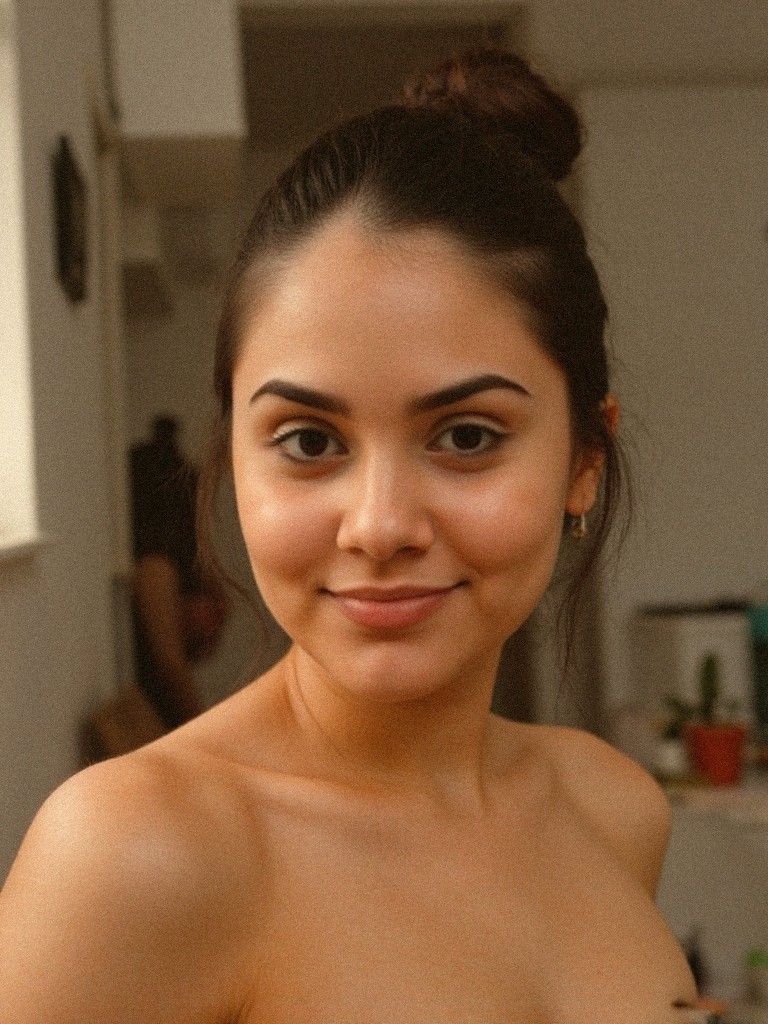
#> input picture guide-photos/graded/guide-face-raw_graded.jpg, 768 x 1024 px
$ python filmgrade.py graded/guide-face-raw_graded.jpg
#> lines starting #> are read from the running program, lines starting #| are printed output that depends on the picture
#> in process, img is the input picture: PIL image 768x1024 RGB; mean R, G, B 125.2, 90.1, 60
#!/usr/bin/env python3
"""
filmgrade.py - Bakt de Once Upon a Time-look in foto's.

Warme, gouden, vivid en SCHONE 35mm-grade (Once Upon a Time in Hollywood).
Deterministisch per bestand (seed = hash van bestandsnaam): dezelfde foto geeft
altijd hetzelfde resultaat, verschillende foto's krijgen net andere fijne korrel.

Dit is puur een foto-grade. Het raakt de site/het design niet.

Gebruik:
    python3 filmgrade.py foto.jpg                  # -> foto_graded.jpg
    python3 filmgrade.py *.jpg --out verwerkt/      # batch
    python3 filmgrade.py foto.jpg --preset zishy    # nog lichtere touch

Presets:
    ouatih (default)  Once Upon a Time in Hollywood: warm, gouden, vivid, SCHOON.
                      De default voor dame-foto's. Matcht Zishy, poetst de
                      echtheid (huidtextuur, tan lines) niet weg.
    zishy             nog lichtere touch, voor een al sterk gouden harde-zon shot
                      waar ouatih te veel wordt.
"""

import os, argparse, hashlib
import numpy as np
from PIL import Image, ImageFilter

# Warme schone foto-grade in vaste getallen. Beide presets zitten in dezelfde
# familie; ouatih is de default, zishy is lichter. Geen schade, geen krassen.
PRESETS = {
    "ouatih": dict(
        # Once Upon a Time in Hollywood: warm, gouden, vivid, SCHOON. Kodak 35mm.
        saturation=1.04,      # vivid kleur, popt (geen ontkleuring)
        black_lift=8,         # schone zwarten, heel licht warm opgetild
        white_drop=250,       # zonovergoten highlights blijven
        warm_r=1.07,
        warm_g=1.03,
        warm_b=0.92,          # gouden warmte, kleur blijft leven
        shadow_warm=(14, 8, 0),
        grain_sigma=6.0,      # heel fijne 35mm-korrel
        halation=0.20,        # zachte zonnegloed / film bloom
        vignette=0.93,        # nauwelijks vignet
    ),
    "zishy": dict(
        # Nog lichtere touch. Behoudt brightness en naturel maximaal.
        saturation=1.00,
        black_lift=6,
        white_drop=251,
        warm_r=1.05,
        warm_g=1.02,
        warm_b=0.95,
        shadow_warm=(10, 6, 0),
        grain_sigma=5.0,
        halation=0.14,
        vignette=0.95,
    ),
}


def _rng(name):
    h = int(hashlib.sha256(name.encode()).hexdigest(), 16) % (2**32)
    return np.random.default_rng(h)


def grade(arr, p):
    """Warme schone 35mm-grade. arr float 0-255."""
    lum = arr @ np.array([0.299, 0.587, 0.114])
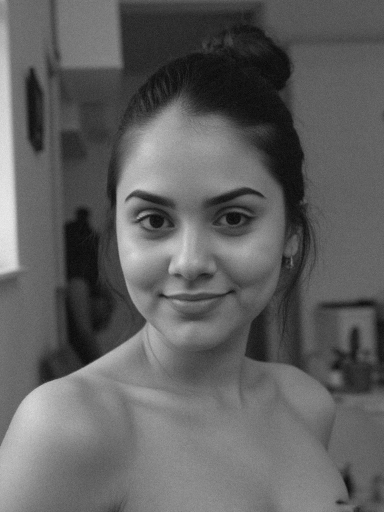
#> lum: shape (1024, 768) float64 (shown at 1/2 size); min 0.897, max 244.7, mean 97.1
    lum = lum[..., None]
    arr = lum + (arr - lum) * p["saturation"]            # saturatie
    arr[..., 0] *= p["warm_r"]                           # warme white balance
    arr[..., 1] *= p["warm_g"]
    arr[..., 2] *= p["warm_b"]
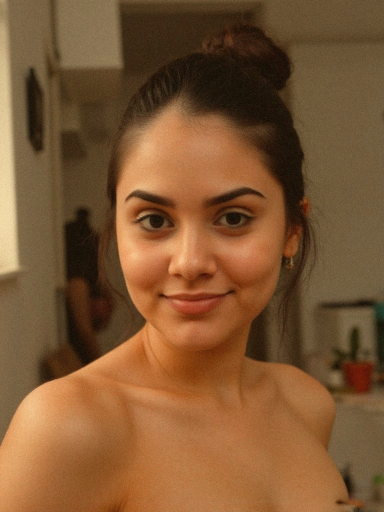
#> arr: shape (1024, 768, 3) float64 (shown at 1/2 size); mean of channels 0, 1, 2 135.1, 92.5, 53.8; drawn with min black and max white
    arr = (arr - 128) * 1.02 + 128                       # licht rijk contrast
    arr = p["black_lift"] + arr * (p["white_drop"] - p["black_lift"]) / 255.0
    shadow_mask = np.clip(1.0 - lum / 110.0, 0, 1)       # warme schaduwen
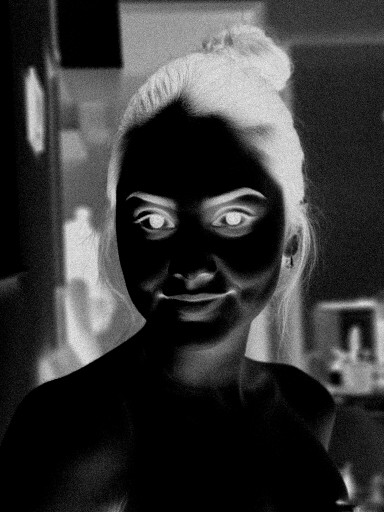
#> shadow_mask: shape (1024, 768, 1) float64 (shown at 1/2 size); min 0, max 0.992, mean 0.215
    arr += shadow_mask * np.array(p["shadow_warm"], dtype=float)
    return np.clip(arr, 0, 255)


def halation(img, strength):
    """Warme zonnegloed die uit de highlights bloedt (film bloom)."""
#> called with strength = 0.2
    a = np.asarray(img, dtype=float)
    lum = a @ np.array([0.299, 0.587, 0.114])
    mask = np.clip((lum - 185) / 70.0, 0, 1)[..., None]
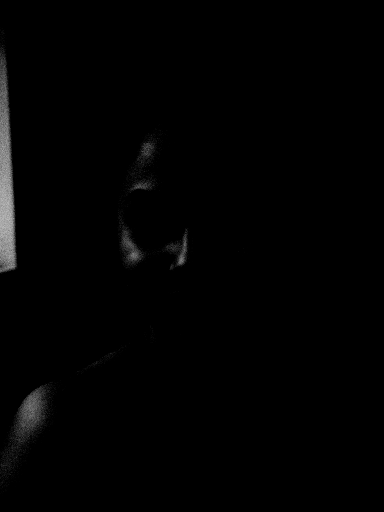
#> mask: shape (1024, 768, 1) float64 (shown at 1/2 size); min 0, max 0.854, mean 0.00955
    glow = mask * np.array([255, 170, 90], dtype=float)
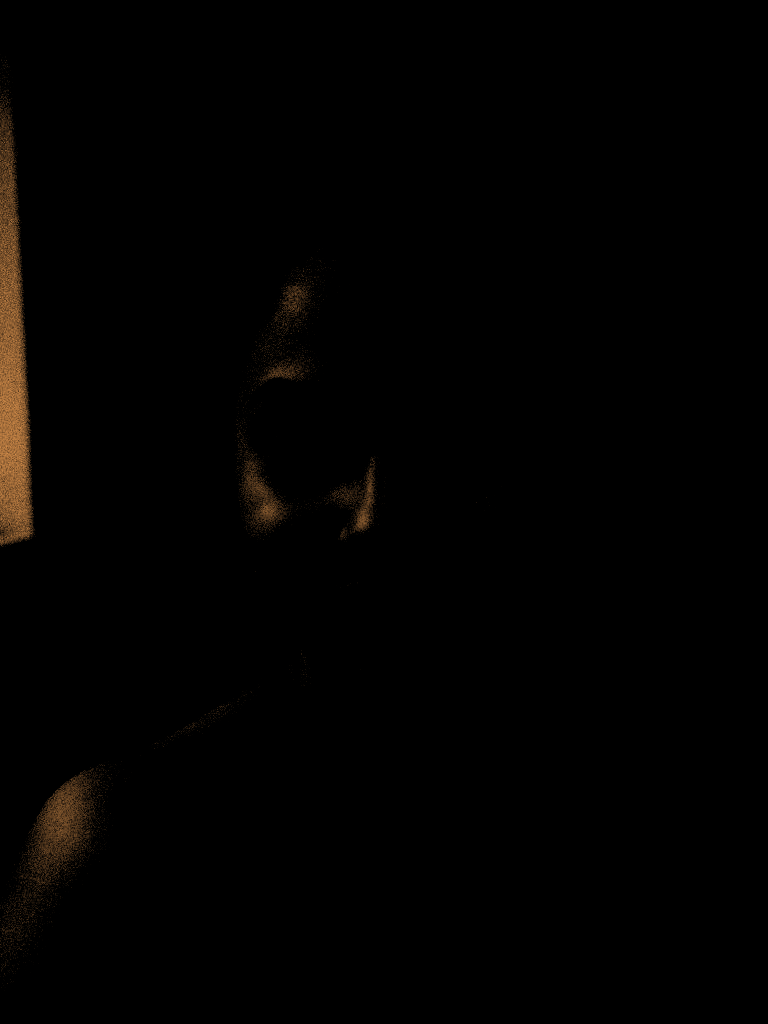
#> glow: shape (1024, 768, 3) float64; mean of channels 0, 1, 2 2.4, 1.6, 0.9; drawn as R, G, B
    glow_img = Image.fromarray(glow.astype("uint8")).filter(
        ImageFilter.GaussianBlur(radius=max(img.size) / 100.0)
    )
    g = np.asarray(glow_img, dtype=float)
    out = 255 - (255 - a) * (255 - g * strength) / 255.0  # screen blend
    return np.clip(out, 0, 255)


def add_grain(arr, sigma, rng):
#> called with sigma = 6
    h, w = arr.shape[:2]
    noise = rng.normal(0, sigma, (h, w))
    return np.clip(arr + noise[..., None], 0, 255)


def vignette(arr, amount):
#> called with amount = 0.93
    h, w = arr.shape[:2]
    yy, xx = np.mgrid[0:h, 0:w]
    d = np.sqrt(((xx - w / 2) / (w / 2)) ** 2 + ((yy - h / 2) / (h / 2)) ** 2)
    mask = 1 - (1 - amount) * np.clip(d / 1.42, 0, 1) ** 2
    return np.clip(arr * mask[..., None], 0, 255)


def process(path, p, outdir):
    img = Image.open(path).convert("RGB")
    rng = _rng(os.path.basename(path))
    arr = np.asarray(img, dtype=float)
    arr = grade(arr, p)
    arr = halation(Image.fromarray(arr.astype("uint8")), p["halation"])
    arr = add_grain(arr, p["grain_sigma"], rng)
    arr = vignette(arr, p["vignette"])
    out = Image.fromarray(arr.astype("uint8"))
#> out: PIL image 768x1024 RGB
    base, ext = os.path.splitext(os.path.basename(path))
    dest = os.path.join(outdir, f"{base}_graded{ext}")
    out.save(dest, quality=90)
    return dest


def main():
    ap = argparse.ArgumentParser()
    ap.add_argument("inputs", nargs="+")
    ap.add_argument("--preset", choices=list(PRESETS), default="ouatih")
    ap.add_argument("--out", default=".")
    a = ap.parse_args()
    p = PRESETS[a.preset]
    os.makedirs(a.out, exist_ok=True)
    for path in a.inputs:
        if os.path.isfile(path):
            print(process(path, p, a.out))


if __name__ == "__main__":
    main()

$ run again, on guide-photos/graded/guide-half-raw_graded.jpg
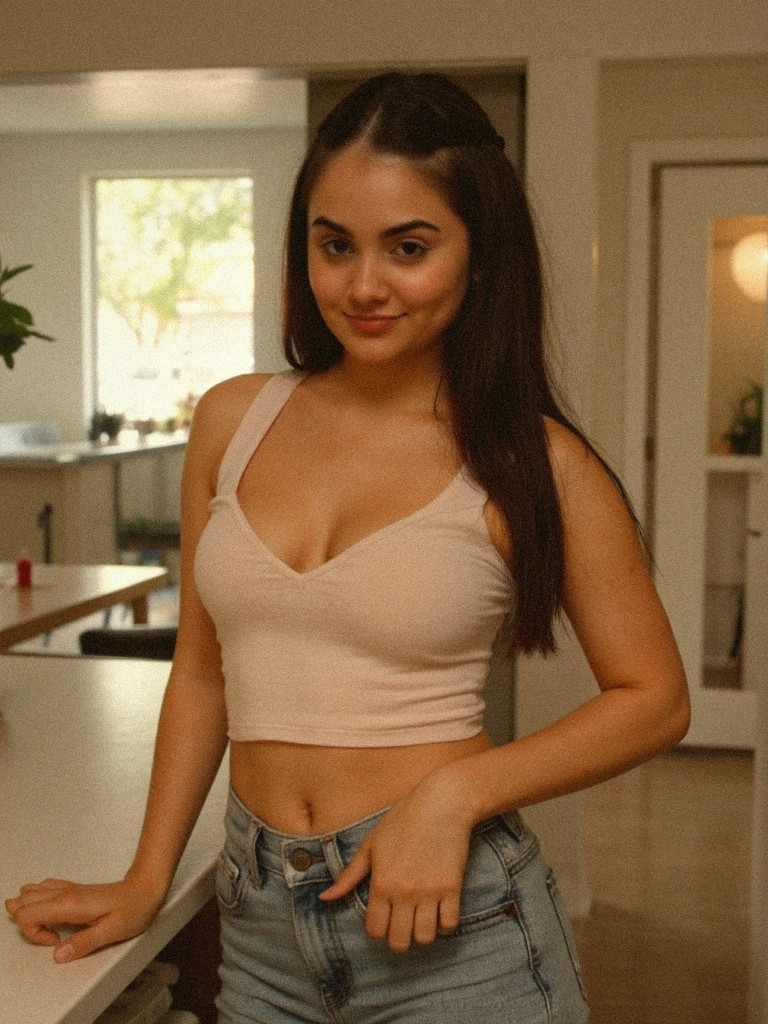
#> input picture guide-photos/graded/guide-half-raw_graded.jpg, 768 x 1024 px
#> in process, img is the input picture: PIL image 768x1024 RGB; mean R, G, B 134, 103.7, 70.3
#> in grade, `lum = arr @ np.array([0.299, 0.587, 0.114])`:
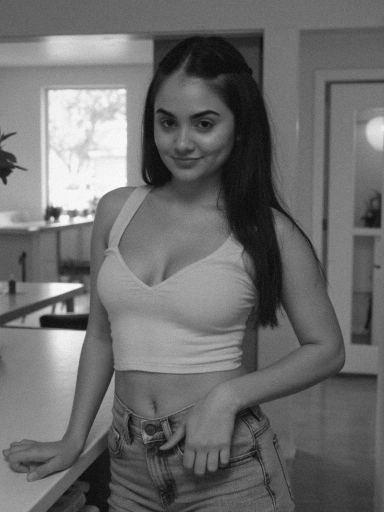
#> lum: shape (1024, 768) float64 (shown at 1/2 size); min 1.2, max 253.2, mean 108.9
#> in grade, `shadow_mask = np.clip(1.0 - lum / 110.0, 0, 1)`:
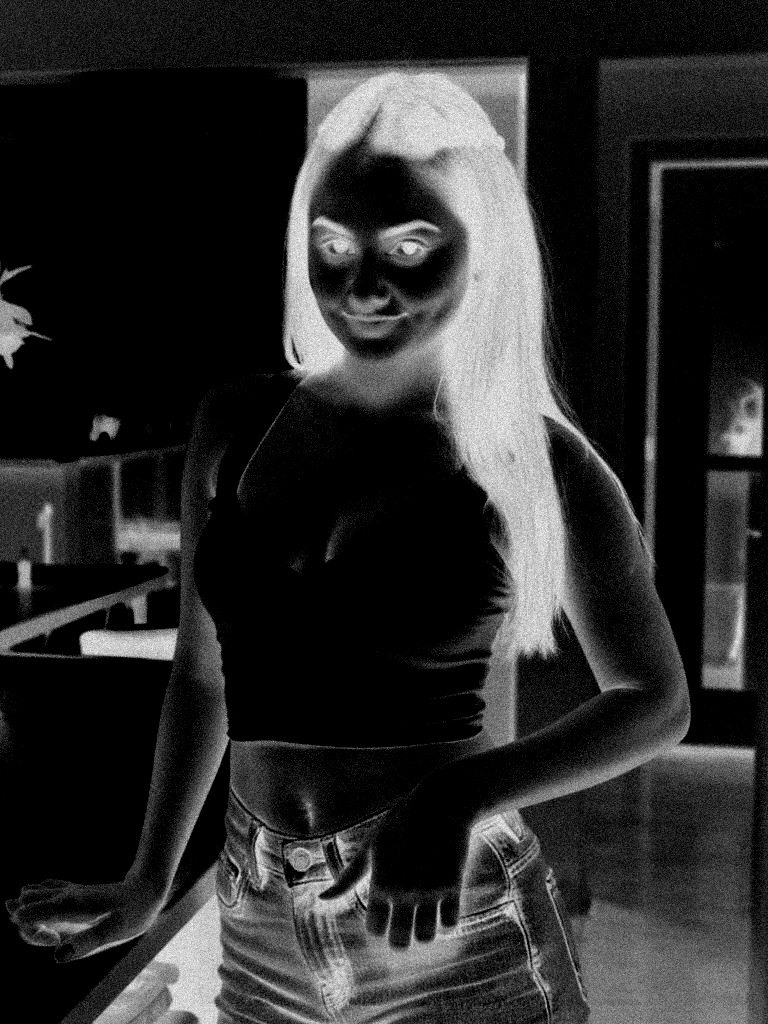
#> shadow_mask: shape (1024, 768, 1) float64; min 0, max 0.989, mean 0.171

$ run again, on guide-photos/graded/guide-leopard-full-raw_graded.jpg
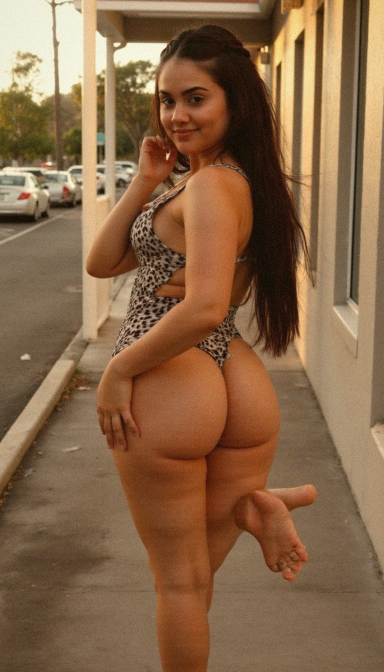
#> input picture guide-photos/graded/guide-leopard-full-raw_graded.jpg, 768 x 1344 px (shown at 1/2 size)
#> in process, img is the input picture: PIL image 768x1344 RGB; mean R, G, B 135.7, 102.2, 71.5
#> in grade, `shadow_mask = np.clip(1.0 - lum / 110.0, 0, 1)`:
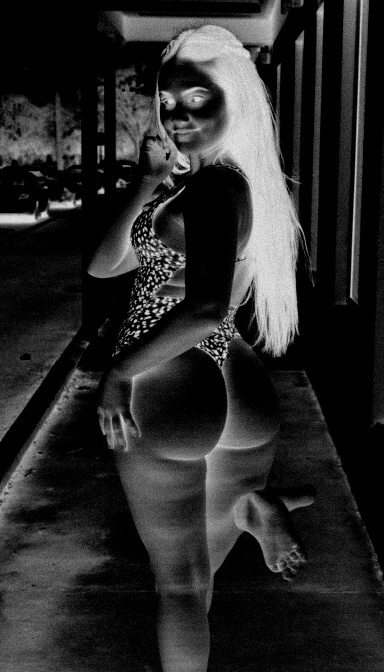
#> shadow_mask: shape (1344, 768, 1) float64 (shown at 1/2 size); min 0, max 0.989, mean 0.168
#> in halation, `glow_img = Image.fromarray(glow.astype("uint8")).filter( ImageFilter.G..`:
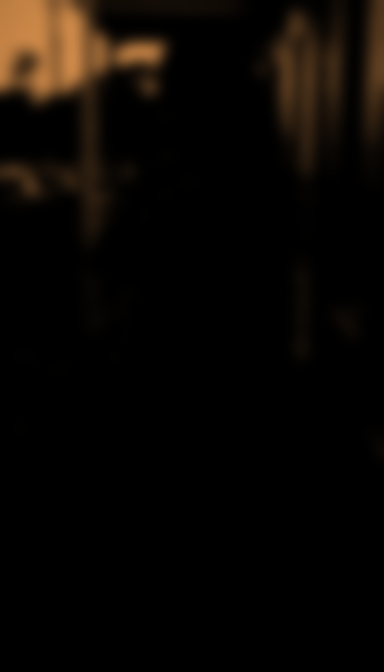
#> glow_img: PIL image 768x1344 RGB (shown at 1/2 size); mean R, G, B 10.5, 7, 3.7
